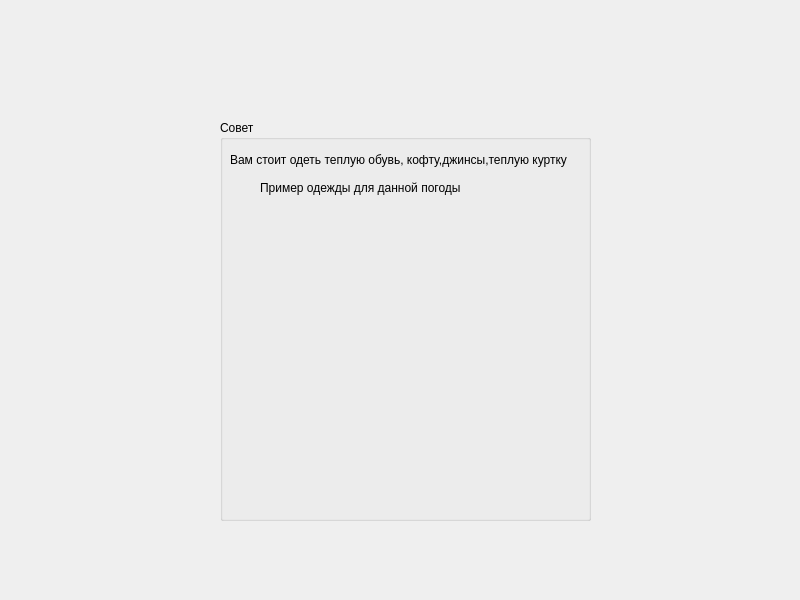
<?xml version="1.0" encoding="UTF-8"?>
<ui version="4.0">
 <class>weather11</class>
 <widget class="QDialog" name="weather11">
  <property name="geometry">
   <rect>
    <x>0</x>
    <y>0</y>
    <width>800</width>
    <height>600</height>
   </rect>
  </property>
  <property name="windowTitle">
   <string>Dialog</string>
  </property>
  <widget class="QLabel" name="label">
   <property name="geometry">
    <rect>
     <x>800</x>
     <y>600</y>
     <width>800</width>
     <height>600</height>
    </rect>
   </property>
   <property name="text">
    <string/>
   </property>
   <property name="pixmap">
    <pixmap>../1645833842_6-vsegda-pomnim-com-p-letnie-oblaka-foto-8.jpg</pixmap>
   </property>
  </widget>
  <widget class="QLabel" name="label_2">
   <property name="geometry">
    <rect>
     <x>0</x>
     <y>0</y>
     <width>800</width>
     <height>600</height>
    </rect>
   </property>
   <property name="text">
    <string/>
   </property>
   <property name="pixmap">
    <pixmap>../1645833842_6-vsegda-pomnim-com-p-letnie-oblaka-foto-8.jpg</pixmap>
   </property>
  </widget>
  <widget class="QGroupBox" name="groupBox">
   <property name="geometry">
    <rect>
     <x>220</x>
     <y>120</y>
     <width>371</width>
     <height>401</height>
    </rect>
   </property>
   <property name="title">
    <string>Совет</string>
   </property>
   <widget class="QLabel" name="label_4">
    <property name="geometry">
     <rect>
      <x>10</x>
      <y>20</y>
      <width>351</width>
      <height>40</height>
     </rect>
    </property>
    <property name="text">
     <string>Вам стоит одеть теплую обувь, кофту,джинсы,теплую куртку</string>
    </property>
   </widget>
   <widget class="QLabel" name="label_5">
    <property name="geometry">
     <rect>
      <x>20</x>
      <y>80</y>
      <width>331</width>
      <height>291</height>
     </rect>
    </property>
    <property name="text">
     <string/>
    </property>
    <property name="pixmap">
     <pixmap>../BIq5lXKLOy0.jpg</pixmap>
    </property>
   </widget>
   <widget class="QLabel" name="label_6">
    <property name="geometry">
     <rect>
      <x>40</x>
      <y>60</y>
      <width>201</width>
      <height>16</height>
     </rect>
    </property>
    <property name="text">
     <string>Пример одежды для данной погоды:</string>
    </property>
   </widget>
   <widget class="QLabel" name="label_3">
    <property name="geometry">
     <rect>
      <x>0</x>
      <y>20</y>
      <width>371</width>
      <height>381</height>
     </rect>
    </property>
    <property name="text">
     <string/>
    </property>
    <property name="pixmap">
     <pixmap>../white.jpg</pixmap>
    </property>
   </widget>
   <zorder>label_3</zorder>
   <zorder>label_4</zorder>
   <zorder>label_6</zorder>
   <zorder>label_5</zorder>
  </widget>
 </widget>
 <resources/>
 <connections/>
</ui>
